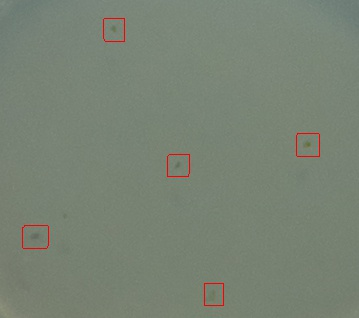
#> input picture img_processing/identificationTesting/originalImage_boxedSamples.jpg, 359 x 318 px
$ python bdct.py
#> lines starting #> are read from the running program, lines starting #| are printed output that depends on the picture
#> the answer given: originalImage_boxedSamples.jpg
#> further down, image is the input picture: shape (318, 359, 3); mean B, G, R 115.9, 130.5, 120.5
# An implementation of the image processing method developed in the paper :
# An effective image segmentation method for noisy low-contrast unbalanced
# background in Mura defects using balanced discrete-cosine-transfer (BDCT)
# Liang-Chia Chena, Chih-Hung Chien and Xuan-Loc Nguyenb
# Link to the paper : http://www.sciencedirect.com/science/article/pii/S0141635912001432


# Import stuff
import cv2
import numpy as np
import scipy.fftpack as fftpack

# Contrast stretch function, takes in image I and repeats the process N times
def contrast_stretch(I, N):
    """
    contrast_stretch(I,N)
    where I is BW image matrix and N is a integer.

    Carries out contrast enhancement of the image using the method described
    in the paper by L.Chen et al(2013) :
    'An effective image segmentation method for noisy low-contrast unbalanced
    background in Mura defects using balanced discrete-cosine-transfer (BDCT)'

    """
#> called with N = 20
    # Set the upper threshold (T_up) and lower threshold (T_low)
    T_up = 254
    T_low = 1
    for i in range(N):
        # Find the max (G_max) and the min (G_min) pixel in image
        if I.max()<T_up:
            G_max = I.max()
        else:
            G_max = T_up
        if I.min()>T_low:
            G_min = I.min()
        else:
            G_min = T_low

        # Set the Gain and Offset value
        Gain = T_up/G_max
        Offset = G_min*Gain

        # Get the enhanced image
        I = I*Gain - Offset*np.ones_like(I)
#> this loop made 20 passes
#> (G_max, G_min, Gain, Offset) on pass 1: (141, 71, 1.8, 127.9)
#> (G_max, Gain, Offset) on passes 2 to 7: (126.1, 2.01, 2.01), (252, 1.01, 1.01), (253, 1, 1), (253, 1, 1), (253, 1, 1), (253, 1, 1)
#> pass 1, in contrast_stretch, `I = I*Gain - Offset*np.ones_like(I)`:
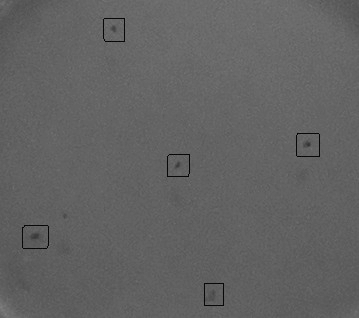
#> I: shape (318, 359) float64; min 0, max 126.1, mean 98.9
#> pass 2, in contrast_stretch, `I = I*Gain - Offset*np.ones_like(I)`:
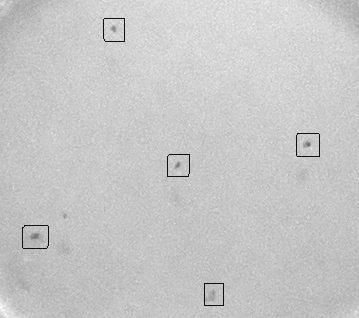
#> I: shape (318, 359) float64; min -2.01, max 252, mean 197.1; drawn with min black and max white
        #cv2.imwrite('stage_1.png',I)
    return I

# Brightness-direction balancing function
def brightness_direction_balance(I):
    """
    brightness_direction_balance(I)     where I is a BW image matrix.
    Carries out brightness direction balancing as described by the paper by L.Chen et al(2013) :
    'An effective image segmentation method for noisy low-contrast unbalanced
    background in Mura defects using balanced discrete-cosine-transfer (BDCT)'

    """
    M = I.shape[0] # number of columns in image matrix
#> M = 318
    N = I.shape[1] # number of rows in image matrix
#> N = 359

    Wx_matrix = np.reshape(np.mean(I, axis = 0), (1,N)) # mean grey value of each column
    Wy_matrix = np.reshape(np.mean(I, axis = 1), (1,M)) # mean grey value of each row

    ############# Old stuff ################
    # Wx_max_matrix = np.reshape(np.max(I, axis = 0), (1,N)) # max grey values of each column
    # Wy_max_matrix = np.reshape(np.max(I, axis = 1), (1,M)) # max grey values of each row

    # # Arrange the values into a matrix
    # Wx = np.repeat((Wx_max_matrix/Wx_matrix), M, axis = 0)
    # Wy = np.transpose(np.repeat((Wy_max_matrix/Wy_matrix), N, axis = 0))

        # # Filter the image
    # I = np.rint(0.5 * np.multiply( I , (Wx + Wy)))
    ##########################################

   ############ New stuff ##########################
    Wx_max = np.max(Wx_matrix)
#> Wx_max = 199.4
    Wy_max = np.max(Wy_matrix)
#> Wy_max = 204.4
    Wx_matrix = 0.5 * Wx_max / Wx_matrix
    Wy_matrix = 0.5 * Wy_max / Wy_matrix

    for i in range(0,N):
        for j in range(0,M):
            #print(i,j)
            #print(i)
            I[j,i] = I[j,i] * 0.5 * (Wx_matrix[0,i] + Wy_matrix[0,j])

    ####################################

    #cv2.imwrite('stage_2.png',I)
    return(np.float32(I))

# Background reconstruction using DCT-II function
def background_reconstruction_dct(I):
    """
    background_reconstruction_dct(I)      where I is a BW image matrix
    Reconstructs the background image by the DCT method proposed in the paper by
    L.Chen et al (2008) :
    'Automatic TFT-LCD mura defect inspection using discrete cosine transform-based background filtering and ‘just noticeable difference’ quantification strategies'

    """
    # Type II DCT is used, the inverse is the Type-III DCT according to SF2 handout
    M = I.shape[0] # number of columns in image matrix
#> M = 318
    N = I.shape[1] # number of rows in image matrix
#> N = 359

    X = fftpack.dct(fftpack.dct(I,  type = 2, norm = 'ortho').T, type = 2, norm = 'ortho').T
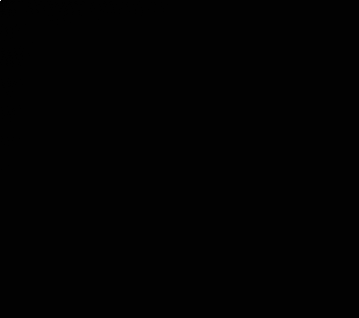
#> X: shape (318, 359) float32; min -292.1, max 34113, mean 0.3; drawn with min black and max white
    X[1:,:][:,1:]= 0;
    Y =fftpack.idct( fftpack.idct(X, type = 2, norm = 'ortho').T, type =2, norm = 'ortho').T
    Y = np.uint8(Y)
    #cv2.imwrite('stage_3.png', Y)
    return Y

# Carry out the BDCT
def bdct(img, N = 20):

    """ Do contrast stretch """
    img = contrast_stretch(img, int(N))

    """ Gaussian blur"""
    img = cv2.GaussianBlur(img, (3,3),0)

    """ Do brightness correction """
    img = brightness_direction_balance(img) # <- returns it as float64

    """ DCT to get background """
    #img = np.float64(img)
    img_bg = background_reconstruction_dct(img)

    """ Image difference classification """
    img_idc = img_bg - img
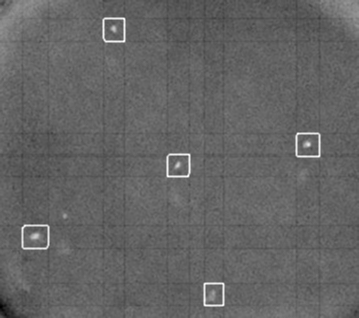
#> img_idc: shape (318, 359) float32; min -36.74, max 55.06, mean -0.5; drawn with min black and max white
    #cv2.imwrite('stage_4.png', img_idc)

    """ Otsu thresholding """ # <-- this did not work as well as the paper suggested, normal thresholding using a slider would be better

    #img_idc = cv2.convertScaleAbs(img_idc)
    #ret2,img = cv2.threshold(img_idc,img_idc.min(),img_idc.max(),cv2.THRESH_BINARY+cv2.THRESH_OTSU)

    """ Return processed image"""
    # Output final image
    img_out = cv2.convertScaleAbs(img_idc)
    return img_out
    # [4 lines of commented-out code are left out]


if __name__ == '__main__':

    """ Read in image """
    image_name = input("Type in picture name, eg. 'marchantia5.jpg' \n")
    # Default image
    if image_name == "" :
        image = cv2.imread('C:\\Users\\RAK\\Documents\\iGEM\\Software\\focusedMarchantia_small.jpg')
    else:
        image = cv2.imread(image_name)
    image = cv2.cvtColor(image, cv2.COLOR_BGR2GRAY) # Convert to black and white

    """ BDCT """
    img = bdct(img=image)

    """ Display image """
    # Resize picture
    if img.shape[0] > 500 | img.shape[1] > 500 :
       cv2.resize(image, (0,0), fx=0.125, fy=0.125)
    cv2.namedWindow("Press any key to close", flags = cv2.WINDOW_NORMAL)
    cv2.moveWindow("Press any key to close", 500,0)
    #print(img.dtype, img.shape)
    #print(img)
    #ret2,img = cv2.threshold(img,img.min(),img.max(),cv2.THRESH_BINARY+cv2.THRESH_OTSU)
    cv2.imshow('Press any key to close', img)
    cv2.waitKey()
    cv2.destroyAllWindows()
